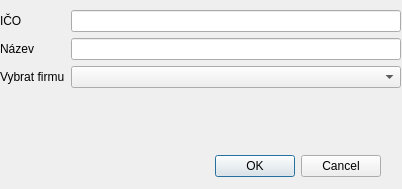
<?xml version="1.0" encoding="UTF-8"?>
<ui version="4.0">
 <class>EditFirma</class>
 <widget class="QDialog" name="EditFirma">
  <property name="geometry">
   <rect>
    <x>0</x>
    <y>0</y>
    <width>402</width>
    <height>189</height>
   </rect>
  </property>
  <property name="windowTitle">
   <string>Dialog</string>
  </property>
  <widget class="QDialogButtonBox" name="buttonBox">
   <property name="geometry">
    <rect>
     <x>40</x>
     <y>150</y>
     <width>341</width>
     <height>32</height>
    </rect>
   </property>
   <property name="orientation">
    <enum>Qt::Horizontal</enum>
   </property>
   <property name="standardButtons">
    <set>QDialogButtonBox::Cancel|QDialogButtonBox::Ok</set>
   </property>
  </widget>
  <widget class="QWidget" name="formLayoutWidget">
   <property name="geometry">
    <rect>
     <x>0</x>
     <y>10</y>
     <width>401</width>
     <height>101</height>
    </rect>
   </property>
   <layout class="QFormLayout" name="formLayout">
    <item row="0" column="0">
     <widget class="QLabel" name="label">
      <property name="text">
       <string>IČO</string>
      </property>
     </widget>
    </item>
    <item row="1" column="0">
     <widget class="QLabel" name="label_2">
      <property name="text">
       <string>Název</string>
      </property>
     </widget>
    </item>
    <item row="0" column="1">
     <widget class="QLineEdit" name="ICO">
      <property name="maxLength">
       <number>8</number>
      </property>
     </widget>
    </item>
    <item row="1" column="1">
     <widget class="QLineEdit" name="Nazev">
      <property name="maxLength">
       <number>100</number>
      </property>
     </widget>
    </item>
    <item row="2" column="1">
     <widget class="QComboBox" name="Vybrat"/>
    </item>
    <item row="2" column="0">
     <widget class="QLabel" name="label_3">
      <property name="text">
       <string>Vybrat firmu</string>
      </property>
     </widget>
    </item>
   </layout>
  </widget>
 </widget>
 <resources/>
 <connections>
  <connection>
   <sender>buttonBox</sender>
   <signal>accepted()</signal>
   <receiver>EditFirma</receiver>
   <slot>accept()</slot>
   <hints>
    <hint type="sourcelabel">
     <x>248</x>
     <y>254</y>
    </hint>
    <hint type="destinationlabel">
     <x>157</x>
     <y>274</y>
    </hint>
   </hints>
  </connection>
  <connection>
   <sender>buttonBox</sender>
   <signal>rejected()</signal>
   <receiver>EditFirma</receiver>
   <slot>reject()</slot>
   <hints>
    <hint type="sourcelabel">
     <x>316</x>
     <y>260</y>
    </hint>
    <hint type="destinationlabel">
     <x>286</x>
     <y>274</y>
    </hint>
   </hints>
  </connection>
 </connections>
</ui>
